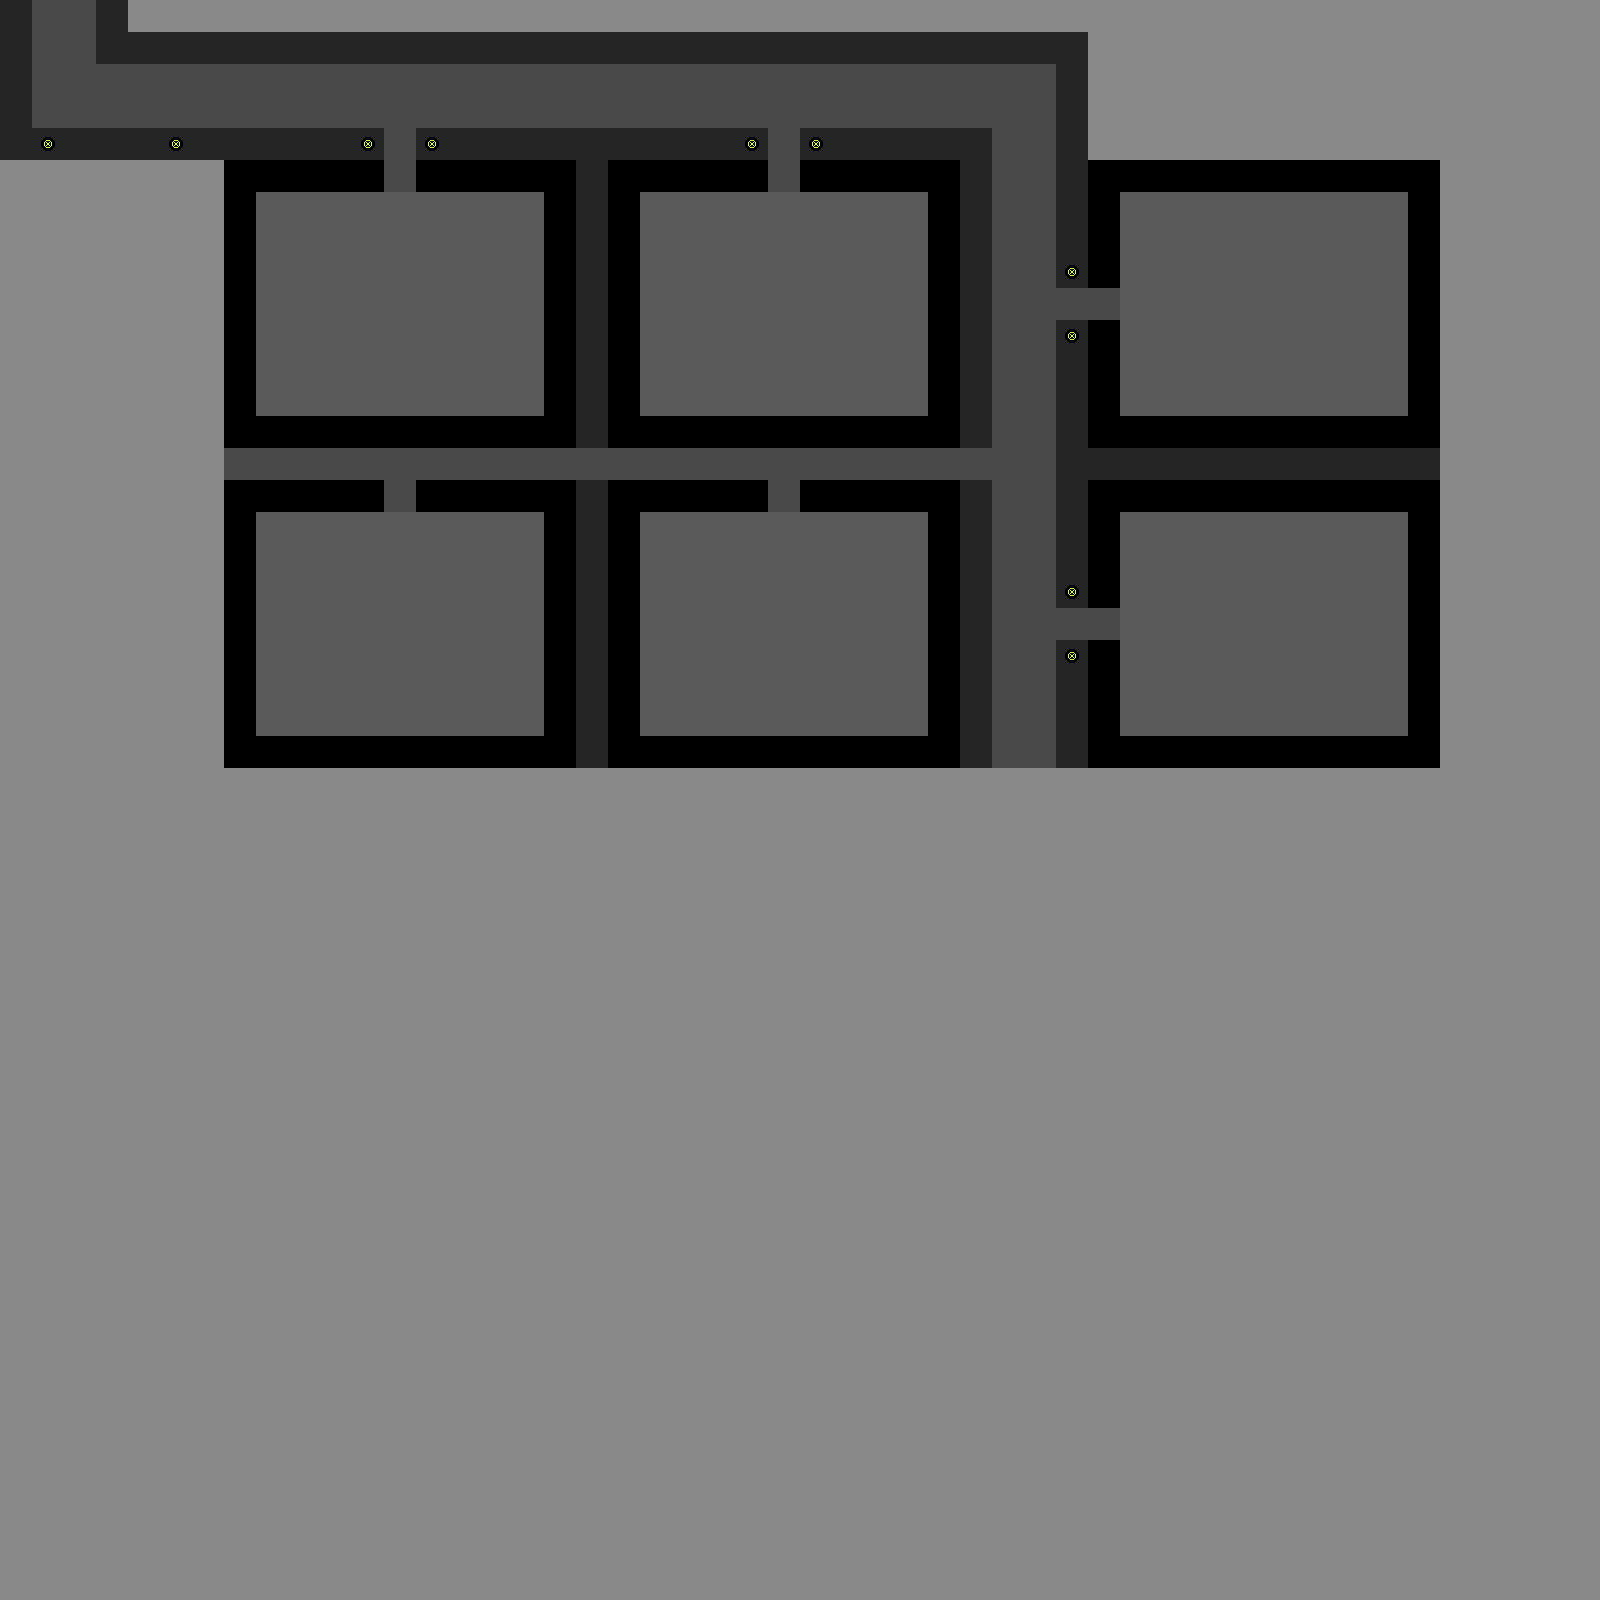

This game map was drawn from its Tiled (.tmx) file and the tilesets committed beside it. A one-line description and the trimmed map source follow:
An orthogonal 50x50 tile map with 32x32 px tiles, 2 tile layers (Tile Layer 1, Tile Layer 2), 2 tilesets.

<map version="1.0" orientation="orthogonal" renderorder="right-down" width="50" height="50" tilewidth="32" tileheight="32" nextobjectid="1">
 <tileset firstgid="1" name="test_spritesheet" tilewidth="32" tileheight="32" tilecount="16" columns="4">
  <image source="../tileSheets/test_spritesheet.png" width="128" height="128" />
  <tile id="0">
   <properties>
    <property name="blocked" value="true" />
   </properties>
  </tile>
 </tileset>
 <tileset firstgid="17" name="test_spritesheet2" tilewidth="32" tileheight="32" tilecount="4" columns="2">
  <image source="../tileSheets/test_spritesheet2.png" width="64" height="64" />
 </tileset>
 <layer name="Tile Layer 1" width="50" height="50">
  <data>[2500 cells, 2500 non-empty, 5 distinct tile ids]</data>
 </layer>
 <layer name="Tile Layer 2" width="50" height="50">
  <data>[2500 cells, 10 non-empty, 1 distinct tile ids]</data>
 </layer>
</map>